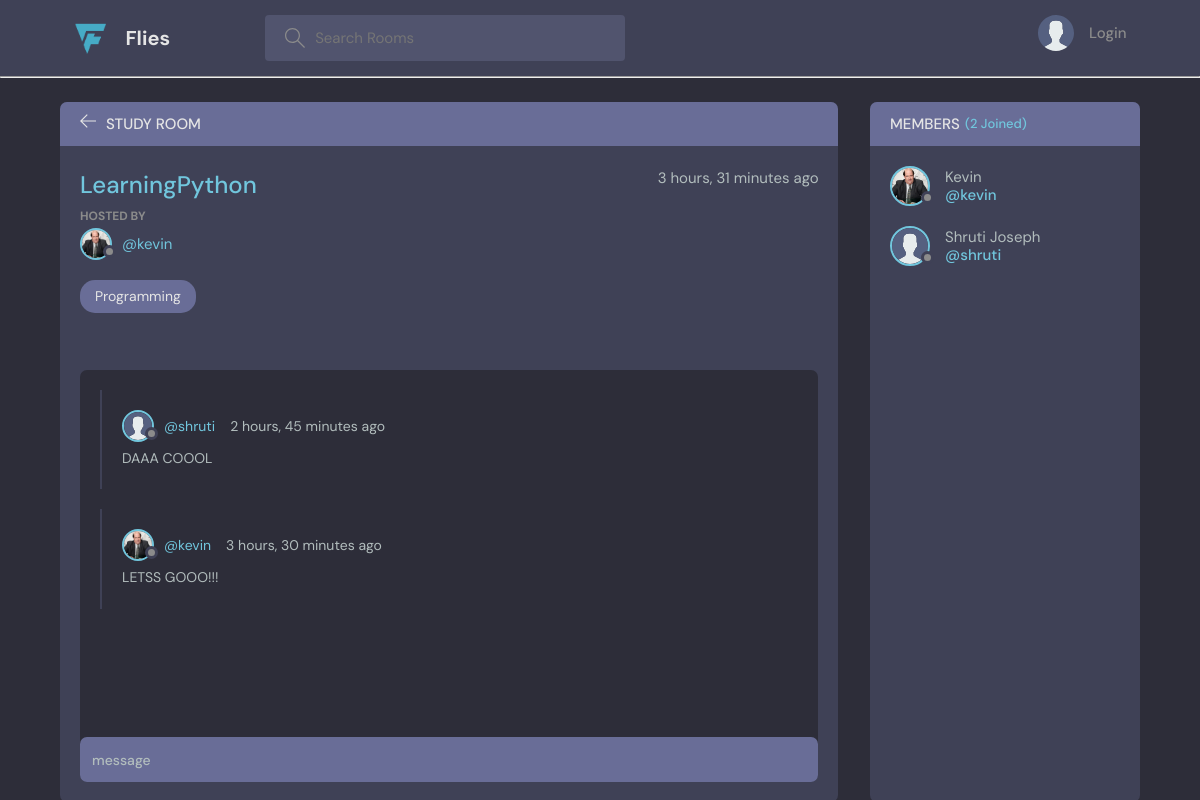
The page /room/1/ on the database its author committed.
### core/models.py (models this page shows, shortened)
class Room(models.Model):
    host = models.ForeignKey(User, on_delete=models.SET_NULL, null=True)
    topic = models.ForeignKey(Topic, on_delete=models.SET_NULL, null=True)
    name = models.CharField(max_length=200)
    description = models.TextField(null=True, blank=True)
    members = models.ManyToManyField(User,related_name="members",blank=True)
    updated = models.DateTimeField(auto_now=True)
    created = models.DateTimeField(auto_now_add=True)
    class Meta:
        ordering = ['-updated','-created']

class User(AbstractUser):
    name = models.CharField(max_length=50,null=True)
    email = models.EmailField(unique=True)
    bio = models.TextField(null=True)
    avatar = models.ImageField(null=True,default="avatar.svg")
    USERNAME_FIELD = 'email'
    REQUIRED_FIELDS= []

class Topic(models.Model):
    name = models.CharField(max_length = 200)
    def __str__(self):
        return self.name

class Message(models.Model):
    user = models.ForeignKey(User, on_delete=models.CASCADE)
    room = models.ForeignKey(Room, on_delete=models.CASCADE)
    body = models.TextField()
    updated = models.DateTimeField(auto_now=True)
    created = models.DateTimeField(auto_now_add=True)
    class Meta:
        ordering = ['-updated','-created']

### core/views.py (the view, shortened to what this page needs)
# urls.py: path('room/<str:pk>/', views.room, name='room'),
def room(request,pk):
    room = Room.objects.get(id=pk)
    grpmessages = room.message_set.all()
    members= room.members.all()
    context={'room':room,'grpmessages':grpmessages,'members':members}
    return render(request,'core/room.html',context)

### core/templates/core/room.html (shortened to what this page needs)
{% extends 'base.html' %}
{% block content %}
<main class="profile-page layout layout--2">
  <div class="container">
    <div class="room">
      <div class="room__top">
        <div class="room__topLeft">
          <a href="{% url 'home' %}">
            <svg
              version="1.1"
              xmlns="http://www.w3.org/2000/svg"
              width="32"
              height="32"
              viewBox="0 0 32 32"
            >
              <title>arrow-left</title>
              <path
                d="M13.723 2.286l-13.723 13.714 13.719 13.714 1.616-1.611-10.96-10.96h27.625v-2.286h-27.625l10.965-10.965-1.616-1.607z"
              ></path>
            </svg>
          </a>
          <h3>Study Room</h3>
        </div>
      </div>
      <div class="room__box scroll">
        <div class="room__header scroll">
          <div class="room__info">
            <h3>{{room.name}}</h3>
            <span>{{room.created|timesince}} ago</span>
          </div>
          <div class="room__hosted">
            <p>Hosted By</p>
            <a href="{ url 'profile' room.host.id %}" class="room__author">
              <div class="avatar avatar--small">
                <img src="{{room.host.avatar.url}}" />
              </div>
              <span>@{{room.host.username}}</span>
            </a>
          </div>
          <span class="room__topics">{{room.topic}}</span>
        </div>
        <div class="room__conversation">
          <div class="threads scroll">
            {% for message in grpmessages %}
            <div class="thread">
              <div class="thread__top">
                <div class="thread__author">
                  <a href="{% url 'delete-message' message.id %}" class="thread__authorInfo">
                    <div class="avatar avatar--small">
                      <img
                        src="{{message.user.avatar.url}}"
                      />
                    </div>
                    <span>@{{message.user.username}}</span>
                  </a>
                  <span class="thread__date">{{message.created|timesince}} ago</span>
                </div>
              </div>
              <div class="thread__details">
                {{message.body}}
              </div>
            </div>
            {% endfor %}
          </div>
        </div>
      </div>
      <div class="room__message">
        <form action="" method="POST">
          <input  name="body" placeholder="message" />
        </form>
      </div>
    </div>
    <div class="participants">
      <h3 class="participants__top">
        Members <span>({{members.count}} Joined)</span>
      </h3>
      <div class="participants__list scroll">
        {% for member in members %}
        <a href="{% url 'profile' user.id %}" class="participant">
          <div class="avatar avatar--medium">
            <img src="{{member.avatar.url}}" />
          </div>
          <p>
            {{member.name}}
            <span>@{{member.username}}</span>
          </p>
        </a>
        {% endfor %}
      </div>
    </div>
  </div>
</main>
{% endblock %}

### rows shown on the page
Room: name "LearningPython", created "3 hours, 31 minutes", host.avatar (picture), host.username "kevin", topic "Programming"
Message: user.avatar (placeholder picture), user.username "shruti", created "2 hours, 45 minutes", body "DAAA COOOL"
Message: user.avatar (picture), user.username "kevin", created "3 hours, 30 minutes", body "LETSS GOOO!!!"
User: avatar (picture), name "Kevin", username "kevin"
User: avatar (placeholder picture), name "Shruti Joseph", username "shruti"

### other values the page prints
{{ members.count }} "2"
